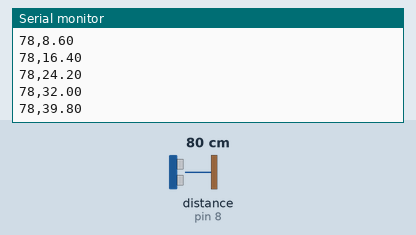
Simulated run of this sketch. Board: Arduino Uno, built with avr-gcc and run on an emulated ATmega328P. Shown: the last lines printed to the serial monitor. Wiring (inferred from the names in the program): ultrasonic range finder: trigger pin 9; echo pin 8. Inputs (shaded band) come from the test bench; at power-on: distance to the obstacle (sensor on pin 8) 80 cm. The echo pulse lasts 58.3 µs per cm.

Above: at 1.2 s.
1.3 s: distance to the obstacle (sensor on pin 8) set to 2 cm
At 1.4 s:
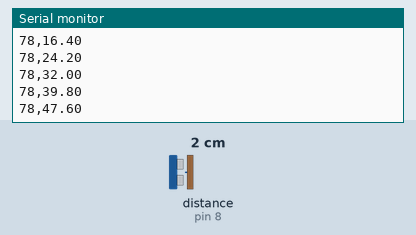
2.8 s: distance to the obstacle (sensor on pin 8) set to 4 cm
At 2.8 s:
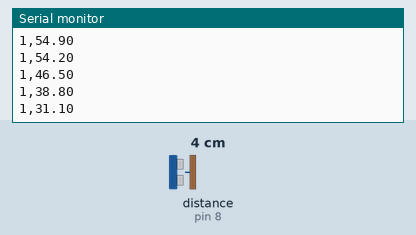
Timing chart, 0 to 5.8 s (numbered marks = the images above; inputs shaded):
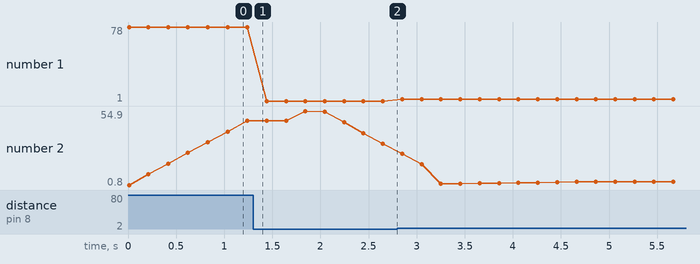

The sketch:

MovAvgFilter.ino
```cpp
#define TRIG 9
#define ECHO 8
#define MASK_LENGTH 10

int raw_array[MASK_LENGTH] = {0,};
int raw_array_index = 0;

void setup(){
  Serial.begin(9600);
  pinMode(TRIG, OUTPUT);
  pinMode(ECHO, INPUT);
  Serial.println("Distance,Avg");
}

float MovAvgFilter()
{
  int i = 0;
  int sum = 0;
  float pre_avg = 0;
  float avg = 0;

  for (i = 0; i < MASK_LENGTH ; i++)
  {
    sum += raw_array[i];
    //printf("sum: %d\n",sum);
  }

  pre_avg = (float)sum / (MASK_LENGTH);
  avg = pre_avg + (raw_array[raw_array_index]/MASK_LENGTH) - (raw_array[0]/MASK_LENGTH);
  pre_avg = avg;

  return avg;
}

void insertIntoRawArray(int value)
{
    raw_array[raw_array_index] = value;
    raw_array_index++;

    if (raw_array_index >= MASK_LENGTH)
    {
      raw_array_index = 0;
    }
}

void loop(){
  long duration, distance;
  digitalWrite(TRIG, LOW);
  delayMicroseconds(2);
  digitalWrite(TRIG, HIGH);
  delayMicroseconds(10);
  digitalWrite(TRIG, LOW);
  duration = pulseIn (ECHO, HIGH);
  distance = duration * 17 / 1000;

  Serial.print(distance); //거리값(cm)
  Serial.print(",");

  insertIntoRawArray(distance);

  Serial.println(MovAvgFilter());
  delay(200);
}
```

Measured:
- plotted number 1: 78 → 1 after the input at 1.3 s, 1 → 3 after the input at 2.8 s
- plotted number 2: 47.6 → 31.1 after the input at 1.3 s, 31.1 → 3 after the input at 2.8 s
